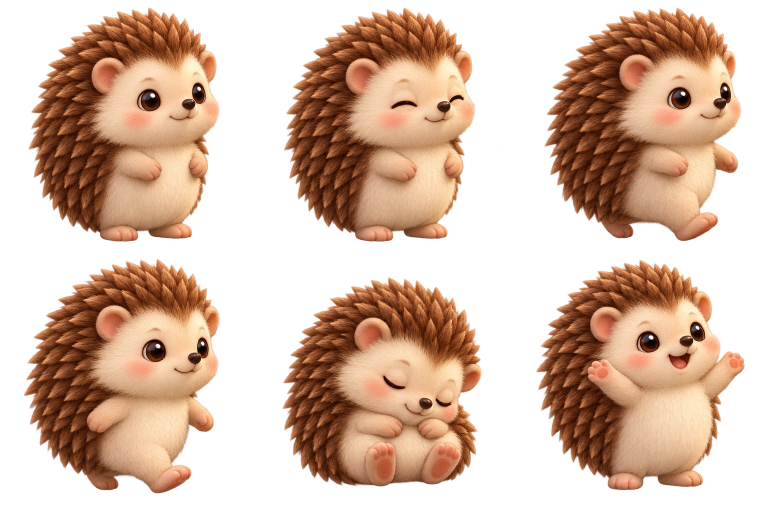
#> input picture assets/hedgehog-atlas.png, 1536 x 1024 px (shown at 1/2 size)
$ python build_sprite_metadata.py
#> lines starting #> are read from the running program, lines starting #| are printed output that depends on the picture
"""Read sprite bounds and emit registration metadata; never modifies the source artwork."""
from pathlib import Path
import json
import numpy as np
from PIL import Image
from scipy import ndimage

root = Path(__file__).resolve().parent.parent
names = ['hedgehog-atlas.png','hedgehog-extra.png','motion-walk.png','motion-relax.png','motion-play.png']
frames = []
for sheet, name in enumerate(names):
    im = Image.open(root/'assets'/name)
#> im is the input picture: PIL image 1536x1024 RGBA; mean R, G, B, A 154.9, 103.9, 70.9, 127.8
    alpha = np.array(im.getchannel('A'))
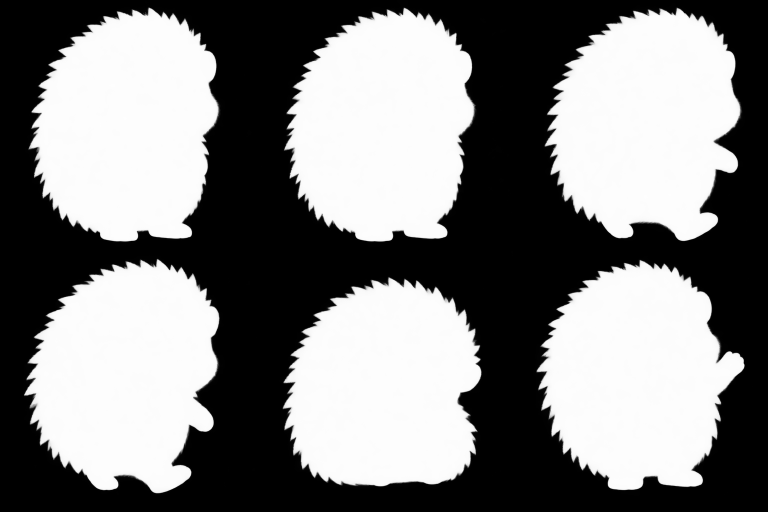
#> alpha: shape (1024, 1536) (shown at 1/2 size); min 0, max 254, mean 127.8
    boxes = []
    if sheet < 2:
        for i in range(6):
            ox,oy = i%3*512,i//3*512
            yy,xx = np.where(alpha[oy:oy+512,ox:ox+512]>20)
            boxes.append((ox+int(xx.min()),oy+int(yy.min()),ox+int(xx.max())+1,oy+int(yy.max())+1))
#> after the loop, boxes = [(57, 15, 441, 484), (568, 15, 953, 484), (1089, 15, 1484, 483), (48, 517, 439, 987), (565, 554, 963, 973), (1072, 519, 1490, 981)]
    else:
        labels,_ = ndimage.label(alpha>20)
        counts = np.bincount(labels.ravel())
        ids = [i for i in np.where(counts>10000)[0] if i]
        assert len(ids)==16, (name,'expected sixteen separate sprites',len(ids))
        for i in ids:
            yy,xx=np.where(labels==i)
            boxes.append((int(xx.min()),int(yy.min()),int(xx.max())+1,int(yy.max())+1))
        boxes.sort(key=lambda b:(b[1]+b[3])/2)
        boxes = sum([sorted(boxes[r:r+4],key=lambda b:(b[0]+b[2])/2) for r in range(0,16,4)],[])
    neutral_height = (boxes[8][3]-boxes[8][1]) if sheet==2 else np.median([boxes[i][3]-boxes[i][1] for i in (0,7,8,15)]) if sheet>2 else 474
#> neutral_height = 474
    for i,(l,t,r,b) in enumerate(boxes):
        # Registration removes camera-size drift in the walk/blink loop. Bending poses retain their actual height.
        ratio = 190./((b-t) if sheet==2 and i<12 else neutral_height)
        pad=2
        rect=[max(0,l-pad),max(0,t-pad),min(im.width,r+pad),min(im.height,b+pad)]
        assert rect[0]<l and rect[1]<t and rect[2]>r and rect[3]>b, (name,i,'source clipped')
        frames.append(dict(sheet=sheet,asset=name,rect=rect,pivot_x=(l+r)/2-rect[0],pivot_y=b-rect[1],ratio=round(ratio,8)))
#> this loop made 6 passes
#> (l, t, r, b, rect) on passes 1 to 6: (57, 15, 441, 484, [55, 13, 443, 486]), (568, 15, 953, 484, [566, 13, 955, 486]), (1089, 15, 1484, 483, [1087, 13, 1486, 485]), (48, 517, 439, 987, [46, 515, 441, 989]), (565, 554, 963, 973, [563, 552, 965, 975]), (1072, 519, 1490, 981, [1070, 517, 1492, 983])
#> after the loop, frames = 6 items
#> pass 2 of the loop `for sheet, name in enumerate(names):`:
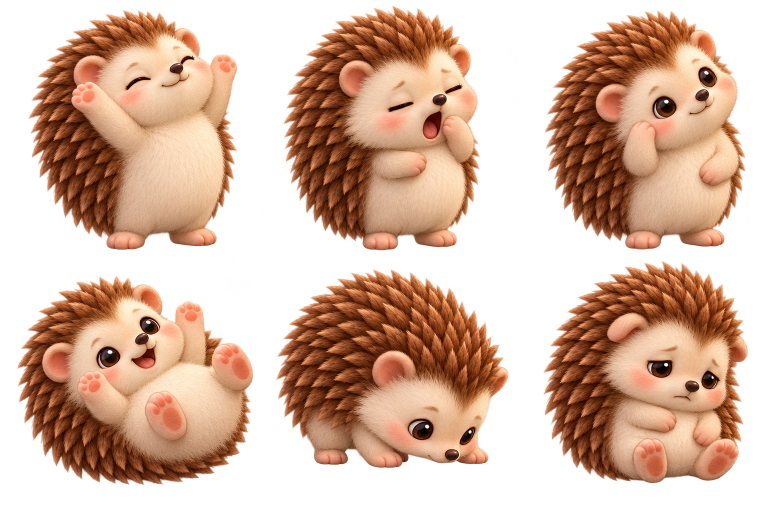
#> input picture assets/hedgehog-extra.png, 1536 x 1024 px (shown at 1/2 size)
#> im is the input picture: PIL image 1536x1024 RGBA; mean R, G, B, A 165.5, 109.3, 75.8, 137.9
#> `alpha = np.array(im.getchannel('A'))`:
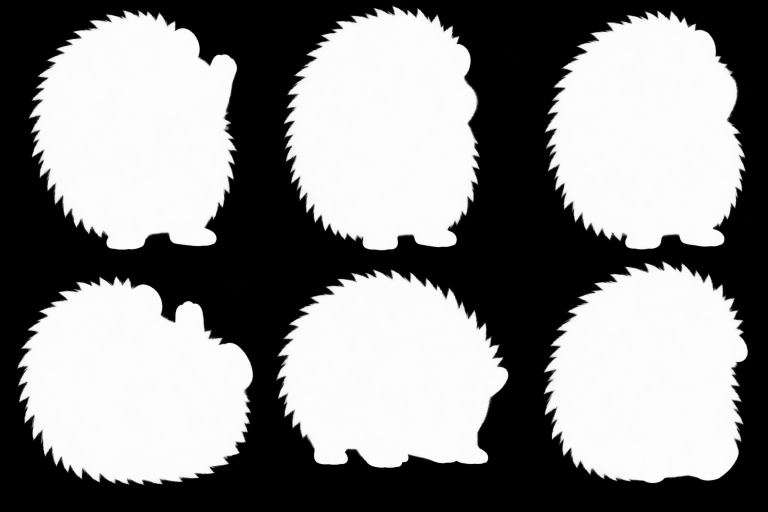
#> alpha: shape (1024, 1536) (shown at 1/2 size); min 0, max 254, mean 137.9
#> after the loop `for i in range(6):`: boxes = [(57, 20, 475, 500), (567, 11, 960, 501), (1089, 20, 1491, 499), (34, 552, 507, 970), (552, 538, 1017, 936), (1087, 522, 1496, 967)]
#> the loop `for i,(l,t,r,b) in enumerate(boxes):` made 6 passes
#> (l, t, r, b, rect) on passes 1 to 6: (57, 20, 475, 500, [55, 18, 477, 502]), (567, 11, 960, 501, [565, 9, 962, 503]), (1089, 20, 1491, 499, [1087, 18, 1493, 501]), (34, 552, 507, 970, [32, 550, 509, 972]), (552, 538, 1017, 936, [550, 536, 1019, 938]), (1087, 522, 1496, 967, [1085, 520, 1498, 969])
#> after the loop `for i,(l,t,r,b) in enumerate(boxes):`: frames = 12 items
#> pass 3 of the loop `for sheet, name in enumerate(names):`:
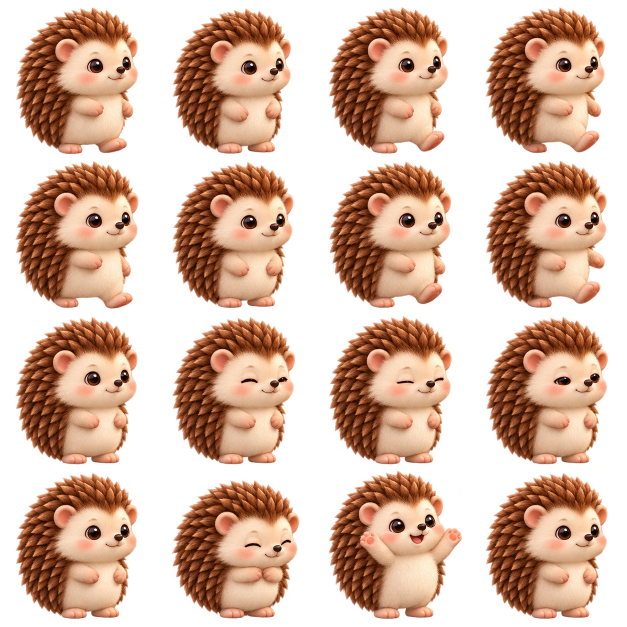
#> input picture assets/motion-walk.png, 1254 x 1254 px (shown at 1/2 size)
#> im is the input picture: PIL image 1254x1254 RGBA; mean R, G, B, A 114.1, 75.6, 53.9, 138.9
#> `alpha = np.array(im.getchannel('A'))`:
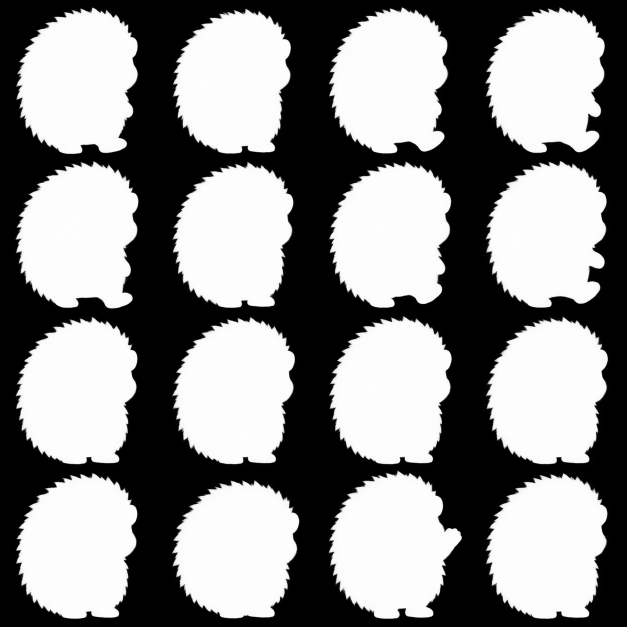
#> alpha: shape (1254, 1254) (shown at 1/2 size); min 0, max 255, mean 138.9
#> `labels,_ = ndimage.label(alpha>20)`:
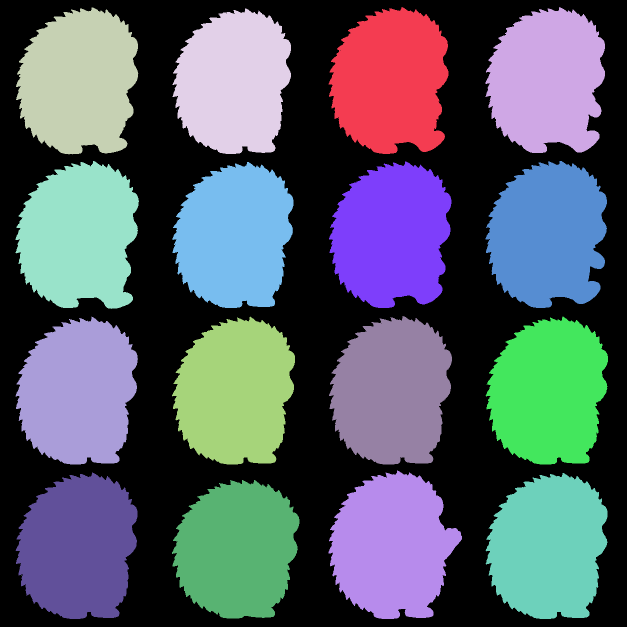
#> labels: shape (1254, 1254) int32 (shown at 1/2 size); 19 distinct labels, from 0 to 18; one colour per label, 0 black
#> counts = 19 values, max 688315 at index 0, min 1 at index 17, mean 82764
#> ids = [1, 2, 3, 4, 5, 6, 7, 8, 9, 10, 11, 12, 13, 14, 15, 16]
#> the loop `for i in ids:` made 16 passes
#> after the loop `for i in ids:`: boxes = 16 items, first 6: (657, 14, 897, 308), (971, 14, 1210, 306), (32, 15, 277, 309), (345, 17, 582, 308), (31, 322, 278, 618), (971, 322, 1214, 616)
#> `boxes = sum([sorted(boxes[r:r+4],key=lambda b:(b[0]+b[2])/2) for r in ..`: boxes = 16 items, first 6: (32, 15, 277, 309), (345, 17, 582, 308), (657, 14, 897, 308), (971, 14, 1210, 306), (31, 322, 278, 618), (345, 324, 587, 616)
#> neutral_height = 296
#> the loop `for i,(l,t,r,b) in enumerate(boxes):` made 16 passes
#> (l, t, r, b, ratio, rect) on passes 1 to 8: (32, 15, 277, 309, 0.646, [30, 13, 279, 311]), (345, 17, 582, 308, 0.653, [343, 15, 584, 310]), (657, 14, 897, 308, 0.646, [655, 12, 899, 310]), (971, 14, 1210, 306, 0.651, [969, 12, 1212, 308]), (31, 322, 278, 618, 0.642, [29, 320, 280, 620]), (345, 324, 587, 616, 0.651, [343, 322, 589, 618]), (658, 323, 903, 616, 0.648, [656, 321, 905, 618]), (971, 322, 1214, 616, 0.646, [969, 320, 1216, 618])
#> after the loop `for i,(l,t,r,b) in enumerate(boxes):`: frames = 28 items
#> the loop made 5 passes; the first 3 are shown
assert len(frames)==60
(root/'assets'/'sprite-metadata.json').write_text(json.dumps(frames,indent=2),encoding='utf8')
lines=['#pragma once','// Generated by build_sprite_metadata.py; registered foot pivots and per-clip scale.',
       'struct SpriteSpec { int sheet,x,y,w,h; float pivotX,pivotY,ratio; };',
       'constexpr SpriteSpec SPRITES[60] = {']
for f in frames:
    l,t,r,b=f['rect']
    lines.append('    {%d,%d,%d,%d,%d,%.6ff,%.6ff,%.8ff},' % (f['sheet'],l,t,r-l,b-t,f['pivot_x'],f['pivot_y'],f['ratio']))
lines+=['};']
(root/'src'/'sprite_metadata.h').write_text('\n'.join(lines)+'\n',encoding='utf8')
print('Registered 60 sprites with stable foot pivots; source PNGs unchanged.')
